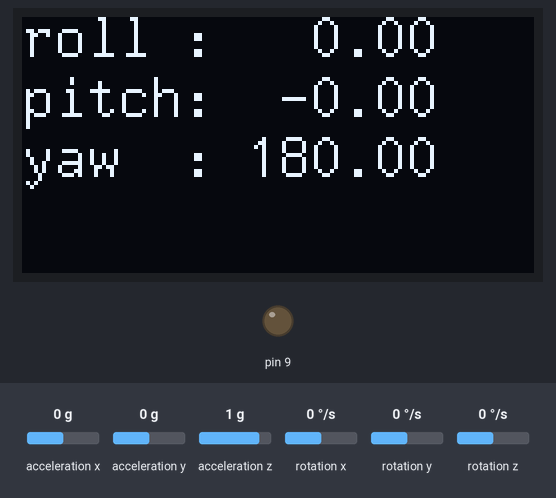
Recording of a sketch running on a simulated Arduino Uno, built for the host (arithmetic inside an expression is 32-bit, double 64-bit). Shown: 128×64 one-colour display, output pins drawn as LEDs (lit = HIGH). The test bench sets the inputs (shaded band); at power-on: acceleration x 0 g, acceleration y 0 g, acceleration z 1 g, rotation x 0 °/s, rotation y 0 °/s, rotation z 0 °/s. What the sketch prints to the serial monitor is not drawn.

Above: at 4.2 s.
4.3 s: acceleration x set to -1.4 g
At 4.52 s:
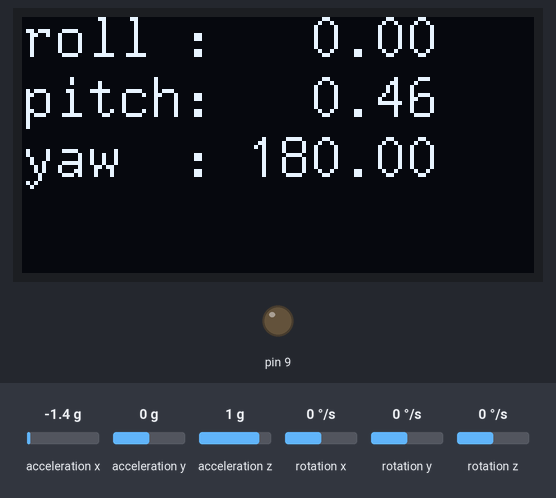
5.8 s: acceleration y set to -1.4 g
At 6.12 s:
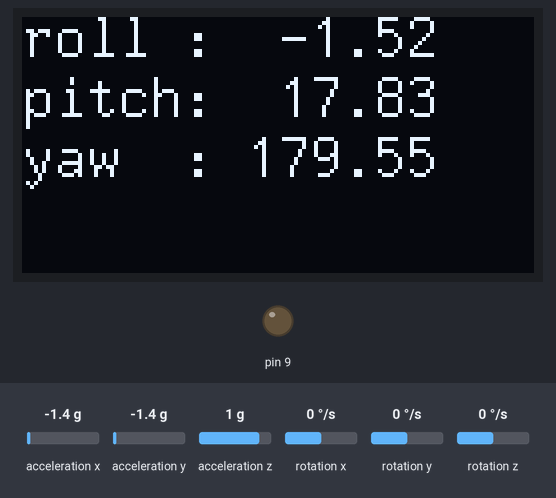
7.4 s: acceleration z set to -1.4 g
At 7.72 s:
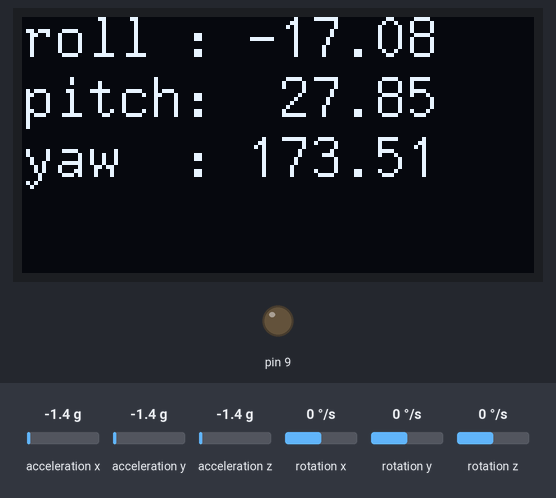
9.0 s: rotation x set to -192 °/s
At 9.32 s:
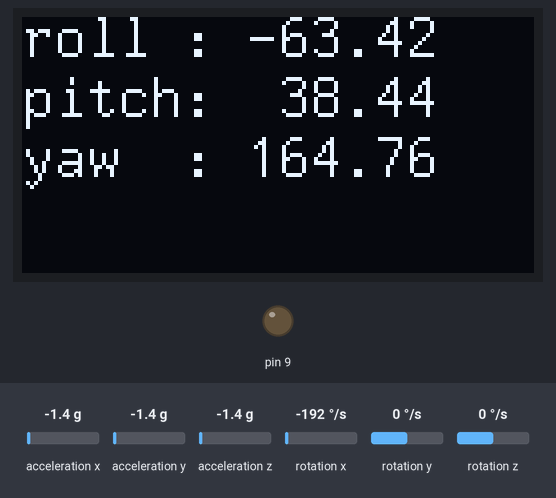
10.6 s: rotation y set to -192 °/s
At 10.92 s:
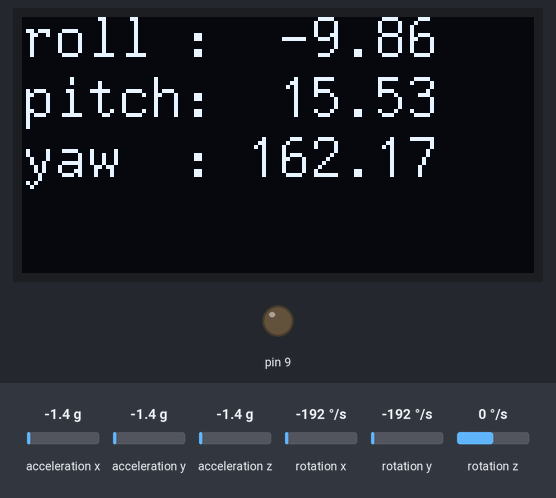
12.2 s: rotation z set to -192 °/s
At 12.52 s:
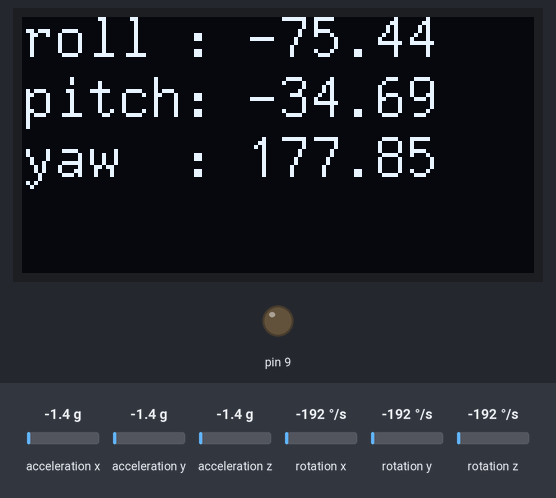
Timing chart, 0 to 14.8 s (numbered marks = the images above; inputs shaded):
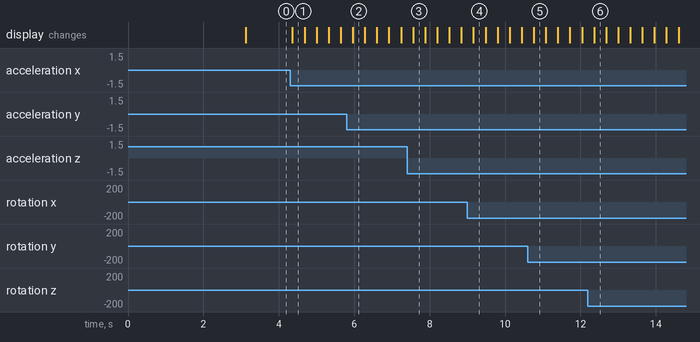

Measured:
- after the input at 4.3 s, the display: changes after 0.06 s (image 1)

The sketch:

gyro.ino
```cpp
#include <CurieIMU.h>
#include <MadgwickAHRS.h>

#include <Wire.h>
#include <U8g2lib.h>

Madgwick filter;
unsigned long microsPerReading, microsPrevious;
float accelScale, gyroScale;

U8G2_SSD1306_128X64_NONAME_F_HW_I2C u8g2(U8G2_R0, /* reset=*/ U8X8_PIN_NONE);

void setup() {
  Serial.begin(9600);

  // SSD1306
  pinMode(9, OUTPUT);
  digitalWrite(9, 0);  // default output in I2C mode for the SSD1306 test shield: set the i2c adr to 0
  u8g2.begin();

  u8g2.clearBuffer();                    // バッファのクリア
  u8g2.setFont(u8g2_font_t0_15_tf );    // フォント設定
  u8g2.drawStr(0, 10, "Hello World!");   // バッファに文字列を格納
  u8g2.sendBuffer();                     // バッファの内容で画面を更新

  delay(3000);

  // start the IMU and filter
  CurieIMU.begin();
  CurieIMU.setGyroRate(25);
  CurieIMU.setAccelerometerRate(25);
  filter.begin(25);

  // Set the accelerometer range to 2 g
  CurieIMU.setAccelerometerRange(2);
  // Set the gyroscope range to 250 degrees/second
  CurieIMU.setGyroRange(250);

  // initialize variables to pace updates to correct rate
  microsPerReading = 1000000 / 25;
  microsPrevious = micros();
}

void loop() {
  int aix, aiy, aiz;
  int gix, giy, giz;
  float ax, ay, az;
  float gx, gy, gz;
  float roll, pitch, heading;
  unsigned long microsNow;

  // check if it's time to read data and update the filter
  microsNow = micros();
  if (microsNow - microsPrevious >= microsPerReading) {

    // read raw data from CurieIMU
    CurieIMU.readMotionSensor(aix, aiy, aiz, gix, giy, giz);

    // convert from raw data to gravity and degrees/second units
    ax = convertRawAcceleration(aix);
    ay = convertRawAcceleration(aiy);
    az = convertRawAcceleration(aiz);
    gx = convertRawGyro(gix);
    gy = convertRawGyro(giy);
    gz = convertRawGyro(giz);

    // update the filter, which computes orientation
    filter.updateIMU(gx, gy, gz, ax, ay, az);

    // print the heading, pitch and roll
    roll = filter.getRoll();
    pitch = filter.getPitch();
    heading = filter.getYaw();
    Serial.print("Orientation: ");
    Serial.print(heading);
    Serial.print(" ");
    Serial.print(pitch);
    Serial.print(" ");
    Serial.println(roll);

    // increment previous time, so we keep proper pace
    microsPrevious = microsPrevious + microsPerReading;

    update_display(roll,pitch,heading);
  }
}

void update_display(float roll, float pitch, float yaw){
  int cursor_x = 0,cursor_y = 10;
  int font_height = 15;
  char buff[7];

  u8g2.clearBuffer();                    // バッファのクリア
  u8g2.setFont(u8g2_font_t0_15_tf );    // フォント設定

  dtostrf(roll,6,2,buff);
  cursor_x += u8g2.drawStr(0,cursor_y,"roll : ");   // バッファに文字列を格納
  u8g2.drawStr(cursor_x,cursor_y,buff);
  cursor_y += font_height;

  cursor_x = 0;
  dtostrf(pitch,6,2,buff);
  cursor_x += u8g2.drawStr(0,cursor_y,"pitch: ");   // バッファに文字列を格納
  u8g2.drawStr(cursor_x,cursor_y,buff);
  cursor_y += font_height;

  cursor_x = 0;
  dtostrf(yaw,6,2,buff);
  cursor_x += u8g2.drawStr(0,cursor_y,"yaw  : ");   // バッファに文字列を格納
  u8g2.drawStr(cursor_x,cursor_y,buff);

  u8g2.sendBuffer();                     // バッファの内容で画面を更新
}

float convertRawAcceleration(int aRaw) {
  // since we are using 2 g range
  // -2 g maps to a raw value of -32768
  // +2 g maps to a raw value of 32767

  float a = (aRaw * 2.0) / 32768.0;
  return a;
}

float convertRawGyro(int gRaw) {
  // since we are using 250 degrees/seconds range
  // -250 maps to a raw value of -32768
  // +250 maps to a raw value of 32767

  float g = (gRaw * 250.0) / 32768.0;
  return g;
}
```
